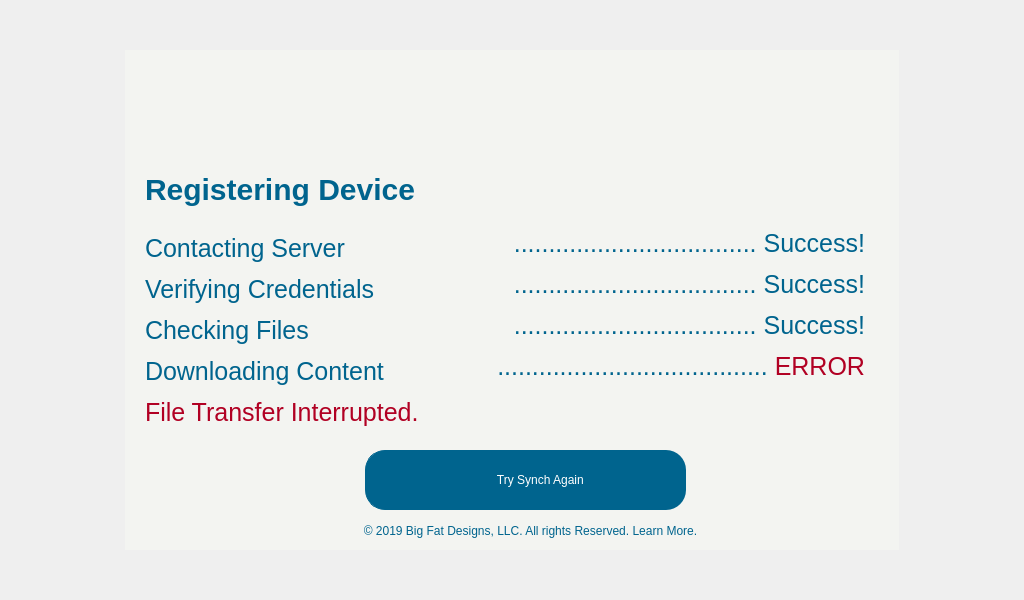
<?xml version="1.0" encoding="UTF-8"?>
<ui version="4.0">
 <class>TransferError</class>
 <widget class="QMainWindow" name="TransferError">
  <property name="geometry">
   <rect>
    <x>0</x>
    <y>0</y>
    <width>1024</width>
    <height>600</height>
   </rect>
  </property>
  <property name="windowTitle">
   <string>MainWindow</string>
  </property>
  <property name="styleSheet">
   <string notr="true">background-color: #F3F4F1;
QFrame
{
	background:#333;
}</string>
  </property>
  <widget class="QWidget" name="centralwidget">
   <layout class="QVBoxLayout" name="verticalLayout">
    <property name="spacing">
     <number>0</number>
    </property>
    <property name="leftMargin">
     <number>0</number>
    </property>
    <property name="topMargin">
     <number>0</number>
    </property>
    <property name="rightMargin">
     <number>0</number>
    </property>
    <property name="bottomMargin">
     <number>0</number>
    </property>
    <item>
     <spacer name="verticalSpacer">
      <property name="orientation">
       <enum>Qt::Vertical</enum>
      </property>
      <property name="sizeHint" stdset="0">
       <size>
        <width>1021</width>
        <height>46</height>
       </size>
      </property>
     </spacer>
    </item>
    <item>
     <layout class="QHBoxLayout" name="horizontalLayout">
      <property name="spacing">
       <number>0</number>
      </property>
      <item>
       <spacer name="horizontalSpacer">
        <property name="orientation">
         <enum>Qt::Horizontal</enum>
        </property>
        <property name="sizeHint" stdset="0">
         <size>
          <width>125</width>
          <height>500</height>
         </size>
        </property>
       </spacer>
      </item>
      <item>
       <widget class="QFrame" name="frame">
        <property name="minimumSize">
         <size>
          <width>774</width>
          <height>500</height>
         </size>
        </property>
        <property name="maximumSize">
         <size>
          <width>774</width>
          <height>500</height>
         </size>
        </property>
        <property name="mouseTracking">
         <bool>true</bool>
        </property>
        <property name="styleSheet">
         <string notr="true">QFrame{
background:#F3F4F1
}
</string>
        </property>
        <property name="frameShape">
         <enum>QFrame::NoFrame</enum>
        </property>
        <property name="frameShadow">
         <enum>QFrame::Plain</enum>
        </property>
        <widget class="QLabel" name="label_6">
         <property name="geometry">
          <rect>
           <x>274</x>
           <y>0</y>
           <width>223</width>
           <height>108</height>
          </rect>
         </property>
         <property name="styleSheet">
          <string notr="true">image: url(:/newPrefix/logo_Big-Fat-Display.svg);</string>
         </property>
         <property name="text">
          <string/>
         </property>
         <property name="pixmap">
          <pixmap>Icons/logo_Big-Fat-Designs.svg</pixmap>
         </property>
         <property name="scaledContents">
          <bool>true</bool>
         </property>
        </widget>
        <widget class="QPushButton" name="PushButton_4">
         <property name="geometry">
          <rect>
           <x>250</x>
           <y>400</y>
           <width>311</width>
           <height>60</height>
          </rect>
         </property>
         <property name="cursor">
          <cursorShape>PointingHandCursor</cursorShape>
         </property>
         <property name="whatsThis">
          <string>&lt;html&gt;&lt;head/&gt;&lt;body&gt;&lt;p&gt;fSf&lt;/p&gt;&lt;/body&gt;&lt;/html&gt;</string>
         </property>
         <property name="styleSheet">
          <string notr="true">QPushButton{

background:#00648E;
color:white;
	font: 30px &quot;Segoe UI&quot;;
border-color: #00000066;

border-radius:20px;
}</string>
         </property>
         <property name="text">
          <string>      Try Synch Again</string>
         </property>
         <property name="iconSize">
          <size>
           <width>50</width>
           <height>53</height>
          </size>
         </property>
        </widget>
        <widget class="QPushButton" name="PushButton_2">
         <property name="geometry">
          <rect>
           <x>240</x>
           <y>400</y>
           <width>71</width>
           <height>60</height>
          </rect>
         </property>
         <property name="cursor">
          <cursorShape>PointingHandCursor</cursorShape>
         </property>
         <property name="whatsThis">
          <string>&lt;html&gt;&lt;head/&gt;&lt;body&gt;&lt;p&gt;fSf&lt;/p&gt;&lt;/body&gt;&lt;/html&gt;</string>
         </property>
         <property name="styleSheet">
          <string notr="true">QPushButton{
background:#00648E;
color:white;
border-color: #00000066;
border:1px solid #00648E;
border-radius:20px;
}</string>
         </property>
         <property name="icon">
          <iconset>
           <normaloff>Icons/icon_sync.svg</normaloff>Icons/icon_sync.svg</iconset>
         </property>
         <property name="iconSize">
          <size>
           <width>40</width>
           <height>50</height>
          </size>
         </property>
        </widget>
        <widget class="QLabel" name="label">
         <property name="geometry">
          <rect>
           <x>20</x>
           <y>120</y>
           <width>341</width>
           <height>40</height>
          </rect>
         </property>
         <property name="styleSheet">
          <string notr="true">QLabel{
	font: 75 30px &quot;Segoe UI&quot;;
color: #00648E;
size:30px;

}</string>
         </property>
         <property name="text">
          <string>&lt;html&gt;&lt;head/&gt;&lt;body&gt;&lt;p&gt;&lt;span style=&quot; font-size:30px; font-weight:600;&quot;&gt;Registering Device&lt;/span&gt;&lt;/p&gt;&lt;/body&gt;&lt;/html&gt;</string>
         </property>
        </widget>
        <widget class="QLabel" name="label_3">
         <property name="geometry">
          <rect>
           <x>20</x>
           <y>170</y>
           <width>311</width>
           <height>221</height>
          </rect>
         </property>
         <property name="styleSheet">
          <string notr="true">QLabel{
color: #00648E;
size:30px;
	font: 30px &quot;Segoe UI&quot;;

}</string>
         </property>
         <property name="text">
          <string>&lt;html&gt;&lt;head/&gt;&lt;body&gt;&lt;p&gt;&lt;span style=&quot; font-size:25px; color:#00648e;&quot;&gt;Contacting Server&lt;/span&gt;&lt;/p&gt;&lt;p&gt;&lt;span style=&quot; font-size:25px; color:#00648e;&quot;&gt;Verifying Credentials&lt;/span&gt;&lt;/p&gt;&lt;p&gt;&lt;span style=&quot; font-size:25px; color:#00648e;&quot;&gt;Checking Files&lt;/span&gt;&lt;/p&gt;&lt;p&gt;&lt;span style=&quot; font-size:25px; color:#00648e;&quot;&gt;Downloading Content&lt;/span&gt;&lt;/p&gt;&lt;p&gt;&lt;span style=&quot; font-size:25px; color:#b10023;&quot;&gt;File Transfer Interrupted.&lt;/span&gt;&lt;/p&gt;&lt;/body&gt;&lt;/html&gt;</string>
         </property>
        </widget>
        <widget class="QLabel" name="label_4">
         <property name="geometry">
          <rect>
           <x>329</x>
           <y>170</y>
           <width>411</width>
           <height>171</height>
          </rect>
         </property>
         <property name="styleSheet">
          <string notr="true">QLabel{
color: #00648E;
size:30px;
	font: 30px &quot;Segoe UI&quot;;

}</string>
         </property>
         <property name="text">
          <string>&lt;html&gt;&lt;head/&gt;&lt;body&gt;&lt;p align=&quot;right&quot;&gt;&lt;span style=&quot; font-size:25px; color:#00648e;&quot;&gt;................................... Success!&lt;/span&gt;&lt;/p&gt;&lt;p align=&quot;right&quot;&gt;&lt;span style=&quot; font-size:25px; color:#00648e;&quot;&gt;................................... Success!&lt;/span&gt;&lt;/p&gt;&lt;p align=&quot;right&quot;&gt;&lt;span style=&quot; font-size:25px; color:#00648e;&quot;&gt;................................... Success!&lt;/span&gt;&lt;/p&gt;&lt;p align=&quot;right&quot;&gt;&lt;span style=&quot; font-size:25px; color:#00648e;&quot;&gt;....................................... &lt;/span&gt;&lt;span style=&quot; font-size:25px; color:#b10023;&quot;&gt;ERROR&lt;/span&gt;&lt;/p&gt;&lt;/body&gt;&lt;/html&gt;</string>
         </property>
        </widget>
        <widget class="QPushButton" name="pushButton">
         <property name="geometry">
          <rect>
           <x>150</x>
           <y>470</y>
           <width>511</width>
           <height>21</height>
          </rect>
         </property>
         <property name="styleSheet">
          <string notr="true">background-color: #F3F4F1;
color: rgb(0, 100, 142);
alternate-background-color: #F3F4F1;
border: 0px;
gridline-color: #F3F4F1;
selection-color: #F3F4F1;
selection-background-color: #F3F4F1;
font: 16px &quot;Segoe UI&quot;;</string>
         </property>
         <property name="text">
          <string>© 2019 Big Fat Designs, LLC. All rights Reserved. Learn More.</string>
         </property>
        </widget>
       </widget>
      </item>
      <item>
       <spacer name="horizontalSpacer_2">
        <property name="orientation">
         <enum>Qt::Horizontal</enum>
        </property>
        <property name="sizeHint" stdset="0">
         <size>
          <width>125</width>
          <height>500</height>
         </size>
        </property>
       </spacer>
      </item>
     </layout>
    </item>
    <item>
     <spacer name="verticalSpacer_2">
      <property name="orientation">
       <enum>Qt::Vertical</enum>
      </property>
      <property name="sizeHint" stdset="0">
       <size>
        <width>1021</width>
        <height>46</height>
       </size>
      </property>
     </spacer>
    </item>
   </layout>
  </widget>
 </widget>
 <resources>
  <include location="source.qrc"/>
 </resources>
 <connections/>
</ui>
